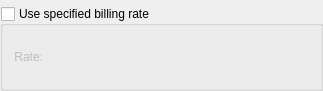
<?xml version="1.0" encoding="UTF-8"?>
<ui version="4.0">
 <comment>This file is part of the xtte package for xTuple ERP: PostBooks Edition, a free and
open source Enterprise Resource Planning software suite,
Copyright (c) 1999-2012 by OpenMFG LLC, d/b/a xTuple.
It is licensed to you under the Common Public Attribution License
version 1.0, the full text of which (including xTuple-specific Exhibits)
is available at www.xtuple.com/CPAL.  By using this software, you agree
to be bound by its terms.</comment>
 <class>tecustomer</class>
 <widget class="QDialog" name="tecustomer">
  <property name="geometry">
   <rect>
    <x>0</x>
    <y>0</y>
    <width>323</width>
    <height>91</height>
   </rect>
  </property>
  <property name="windowTitle">
   <string>Billing</string>
  </property>
  <layout class="QGridLayout" name="gridLayout">
   <property name="leftMargin">
    <number>0</number>
   </property>
   <property name="topMargin">
    <number>6</number>
   </property>
   <property name="rightMargin">
    <number>0</number>
   </property>
   <property name="bottomMargin">
    <number>0</number>
   </property>
   <item row="0" column="0">
    <widget class="QGroupBox" name="_billingGroup">
     <property name="sizePolicy">
      <sizepolicy hsizetype="Preferred" vsizetype="Preferred">
       <horstretch>0</horstretch>
       <verstretch>1</verstretch>
      </sizepolicy>
     </property>
     <property name="title">
      <string>Use specified billing rate</string>
     </property>
     <property name="checkable">
      <bool>true</bool>
     </property>
     <property name="checked">
      <bool>false</bool>
     </property>
     <layout class="QHBoxLayout" name="horizontalLayout">
      <item>
       <widget class="QLabel" name="_rateLit">
        <property name="text">
         <string>Rate:</string>
        </property>
        <property name="alignment">
         <set>Qt::AlignRight|Qt::AlignTrailing|Qt::AlignVCenter</set>
        </property>
       </widget>
      </item>
      <item>
       <widget class="CurrCluster" name="_rate"/>
      </item>
      <item>
       <spacer name="horizontalSpacer_2">
        <property name="orientation">
         <enum>Qt::Horizontal</enum>
        </property>
        <property name="sizeHint" stdset="0">
         <size>
          <width>41</width>
          <height>20</height>
         </size>
        </property>
       </spacer>
      </item>
     </layout>
    </widget>
   </item>
  </layout>
 </widget>
 <layoutdefault spacing="6" margin="11"/>
 <pixmapfunction>qPixmapFromMimeSource</pixmapfunction>
 <customwidgets>
  <customwidget>
   <class>CurrCluster</class>
   <extends>CurrDisplay</extends>
   <header>currcluster.h</header>
  </customwidget>
  <customwidget>
   <class>CurrDisplay</class>
   <extends>QWidget</extends>
   <header>currcluster.h</header>
  </customwidget>
 </customwidgets>
 <tabstops>
  <tabstop>_rate</tabstop>
 </tabstops>
 <resources/>
 <connections>
  <connection>
   <sender>_billingGroup</sender>
   <signal>toggled(bool)</signal>
   <receiver>_rate</receiver>
   <slot>setCurrencyEnabled(bool)</slot>
   <hints>
    <hint type="sourcelabel">
     <x>210</x>
     <y>133</y>
    </hint>
    <hint type="destinationlabel">
     <x>167</x>
     <y>142</y>
    </hint>
   </hints>
  </connection>
 </connections>
</ui>
